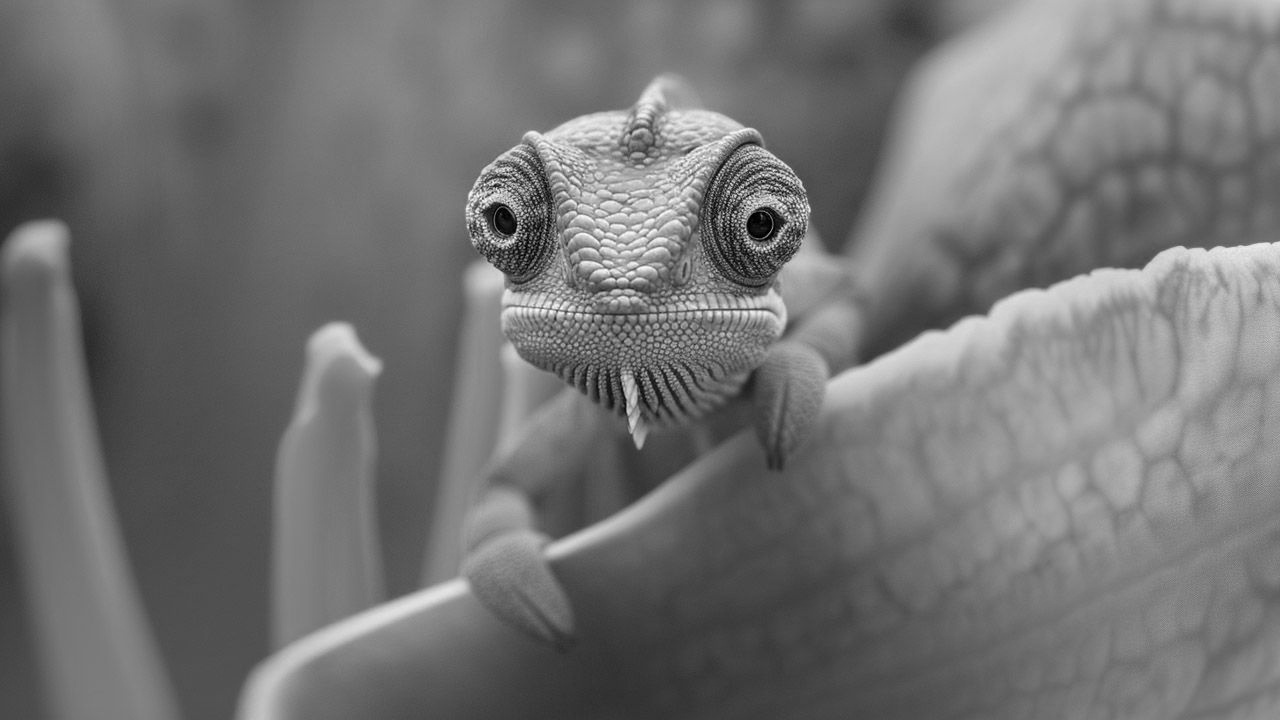
#> input picture Grayscale_MainAfter.jpg, 1280 x 720 px
$ python 'manual segmentation.py'
#> lines starting #> are read from the running program, lines starting #| are printed output that depends on the picture
import cv2
import numpy as np
import matplotlib.pyplot as plt

def histogram_based_segmentation(image_path):
    # Load the image in grayscale
#> called with image_path = './Grayscale_MainAfter.jpg'
    image = cv2.imread(image_path, cv2.IMREAD_GRAYSCALE)
#> image is the input picture: shape (720, 1280); min 0, max 255, mean 114.6

    hist, bins = np.histogram(image.flatten(), 256, [0, 256])
#> hist = 256 values, max 13798 at index 80, min 0 at index 254, mean 3600; bins = 257 values from 0 to 256


    plt.figure(figsize=(10, 5))
    plt.title("Histogram")
    plt.xlabel("Pixel Intensity")
    plt.ylabel("Frequency")
    plt.xlim([0, 256])
    plt.plot(hist)
    plt.show()
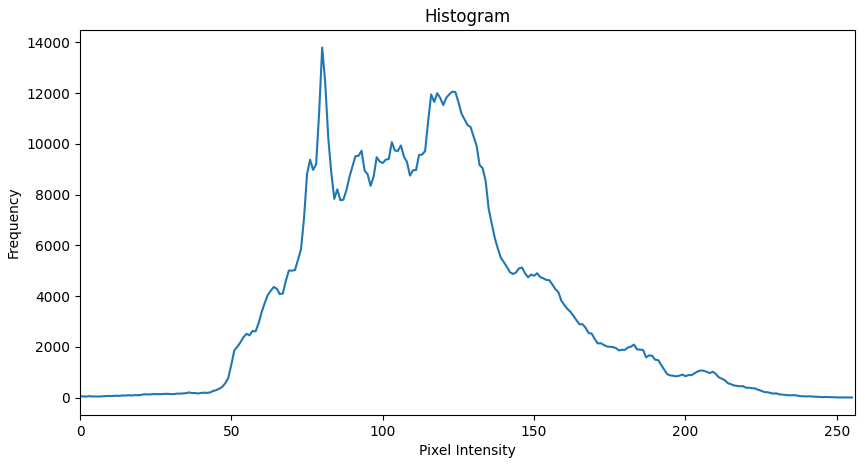
#> figure drawn by matplotlib, 1 panel; curve peaks at x = 80, y = 13798
    threshold = np.argmax(hist[100:]) + 100  # Adjust the range as needed
#> threshold = 123


    segmented_image = cv2.threshold(image, threshold, 255, cv2.THRESH_BINARY)

    plt.figure(figsize=(10, 5))
    plt.subplot(1, 2, 1)
    plt.title("Original Image")
    plt.imshow(image, cmap='gray')
    plt.axis('off')

    plt.subplot(1, 2, 2)
    plt.title("Segmented Image")
#> (the run stopped early here; a loop or call above may not have finished)
